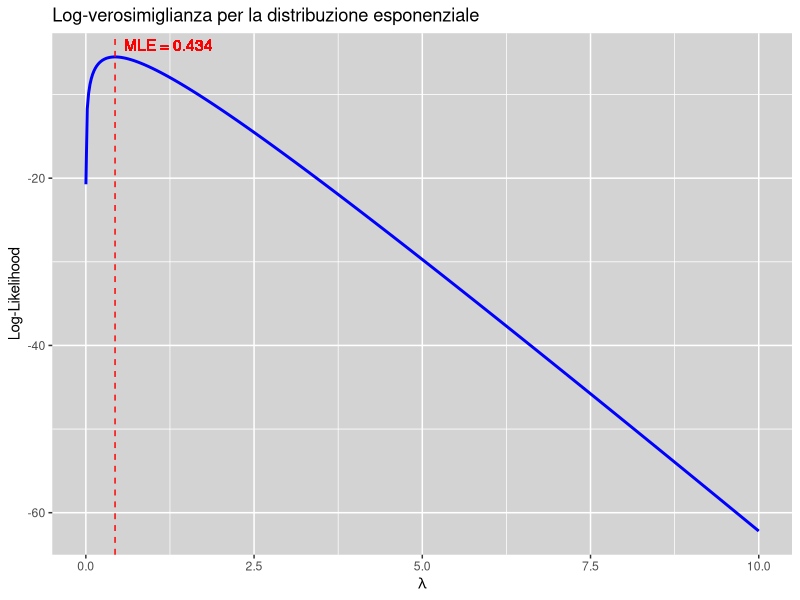

Recreate this plot in R.
# Carlo Villoresi
# Statistica & Big Data
# Corso di Inferenza Statistica
# Elaborato n°3

library(ggplot2)

# campione
data <- c(1.34, 3.56, 2.01)
data

# log-likelihood per la distribuzione esponenziale
log_like <- function(lambda) {
  sum(dexp(data, rate = lambda, log = TRUE))
}

# stima massima verosimiglianza usando optim
result <- optim(par = 0.1, function(l) -log_like(l), method = "Brent",  # Brent: esplora il range
                lower = 0.001, upper = 10)
mle_lambda <- result$par

cat("Stimatore di Massima Verosimiglianza per Lambda:", mle_lambda, "\n")

# creazione vettori per grafico
lambda_vals <- seq(0.001, 10, length.out = 500)
# sapply applica la funzione log_like a ciascun elemento di lambda_vals.
logL_vals <- sapply(lambda_vals, log_like)

df <- data.frame(lambda = lambda_vals, logL = logL_vals)

# plot
ggplot(df, aes(x = lambda, y = logL)) +
  geom_line(color = "blue", size = 1) +
  geom_vline(xintercept = mle_lambda, color = "red", linetype = "dashed") +
  geom_text(aes(x = mle_lambda, y = max(logL_vals), 
                label = paste0("MLE = ", round(mle_lambda, 3))),
            color = "red", vjust = -0.5, hjust = - 0.1) +
  labs(title = "Log-verosimiglianza per la distribuzione esponenziale",
       x = expression(lambda),
       y = "Log-Likelihood") +
  theme(
    panel.background = element_rect(fill = "lightgray", color = NA) # 'color = NA' rimuove il bordo
  )
  
